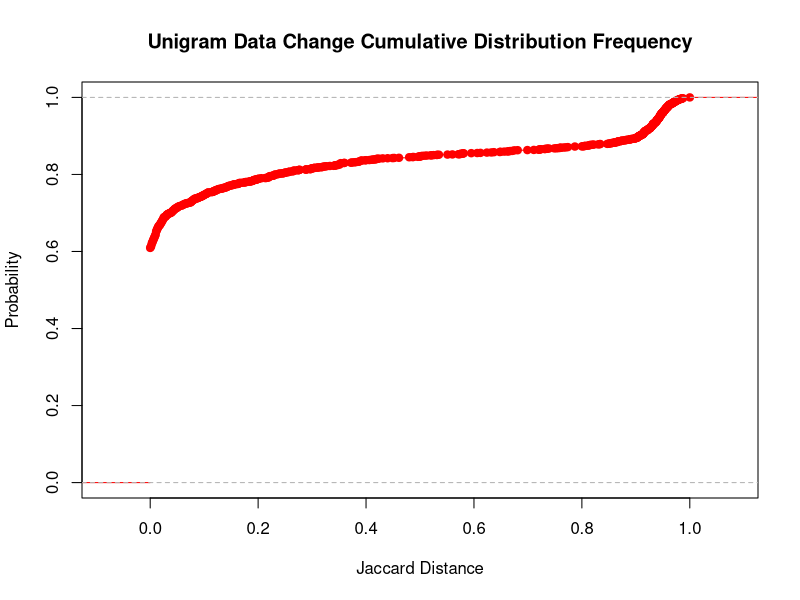

Write R code to recreate this figure.
dp1 <- read.table('unijackardExtraSorted.txt', header=FALSE)
cumulative_distribution <- dp1[,1]
title <- "Unigram Data Change Cumulative Distribution Frequency"
xlab <- "Jaccard Distance"
ylab <- "Probability"
P1 = ecdf(cumulative_distribution)
plot(P1, main=title, xlab=xlab, ylab=ylab,col="red", )
